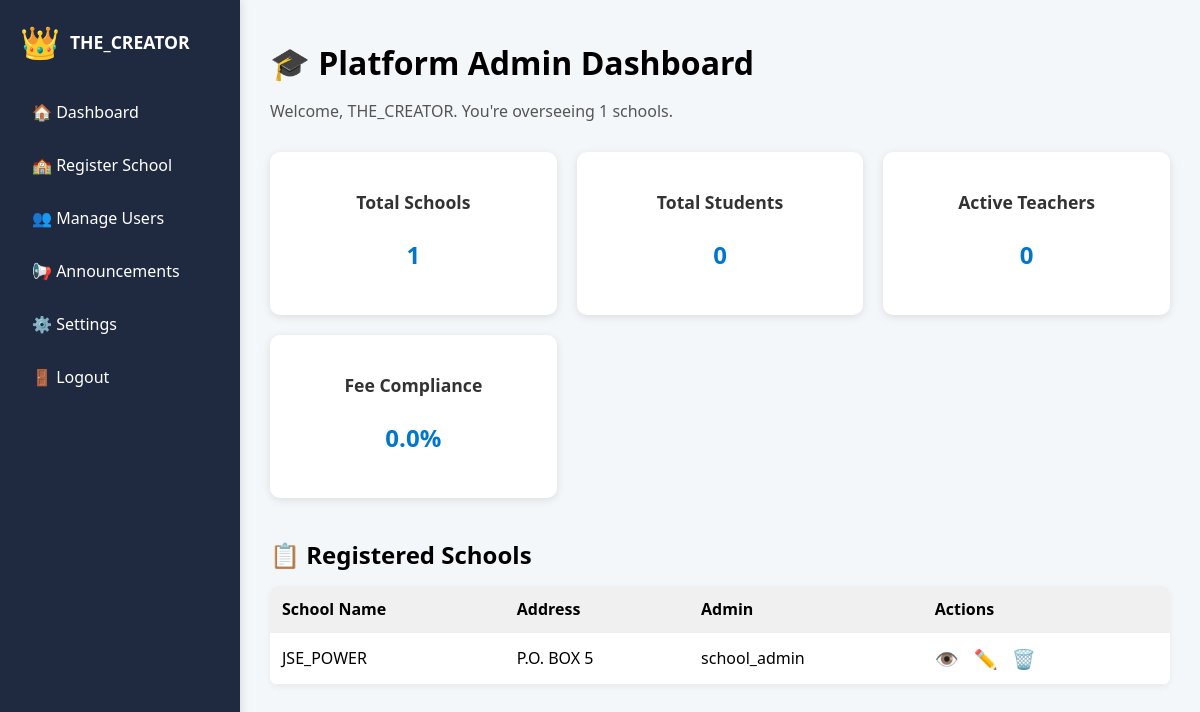
The app's page /platform/ (signed in), older data.
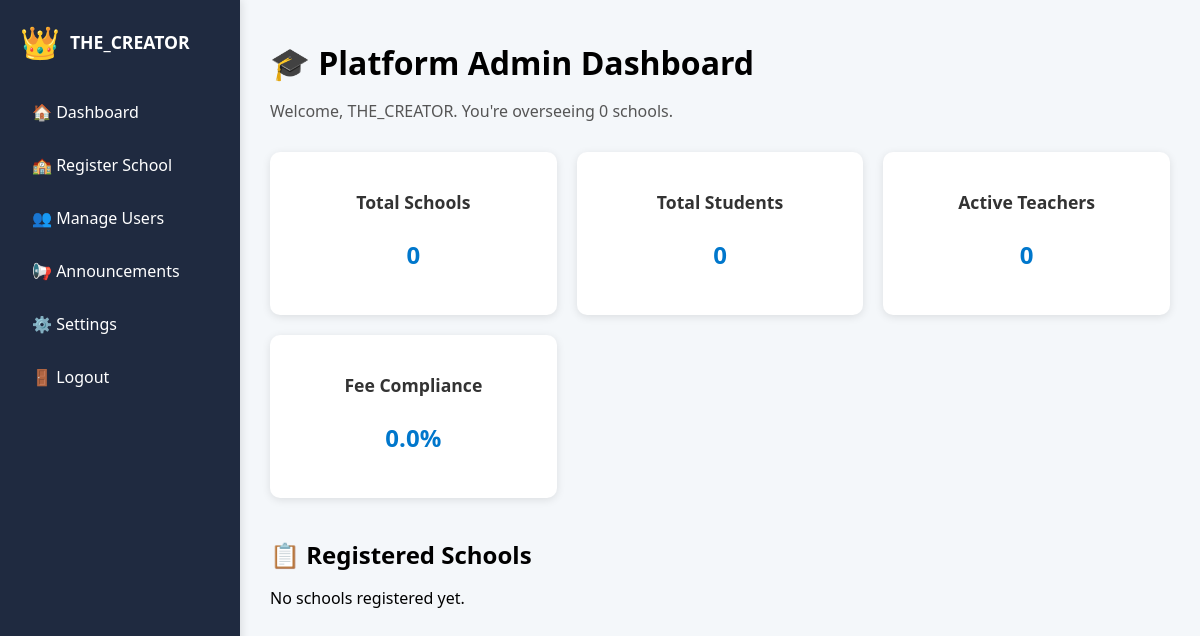
The same page, newer data.
### theschool/models.py (models this page shows, shortened)
class School(models.Model):
    name = models.CharField(max_length=255)
    address = models.TextField()
    created_at = models.DateTimeField(auto_now_add=True)

class User(AbstractUser):
    ROLE_CHOICES = (
        ('admin', 'Admin'),
        ('teacher', 'Teacher'),
        ('parent', 'Parent'),
        ('platform_admin', 'Platform Admin'),
    )
    role = models.CharField(max_length=20, choices=ROLE_CHOICES)
    school = models.ForeignKey(School, on_delete=models.CASCADE, null=True, blank=True)
    phone_number = models.CharField(max_length=20, blank=True)
    is_platform_admin = models.BooleanField(default=False)

### theschool/views.py (the view)
# urls.py: path('platform/', views.platform_dashboard, name='platform_dashboard'),
@login_required
def platform_dashboard(request):
    if not request.user.is_platform_admin:
        return redirect('dashboard')
    schools = School.objects.all()
    total_students = Student.objects.count()
    total_teachers = User.objects.filter(role='teacher').count()
    paid = FeeRecord.objects.aggregate(total=Sum('amount_paid'))['total'] or 0
    due = FeeRecord.objects.aggregate(total=Sum('amount_due'))['total'] or 1
    fee_compliance = round((paid / due) * 100, 2)
    school_admins = {
        school.id: school.user_set.filter(role='admin').first()
        for school in schools
    }
    return render(request, 'platform_dashboard.html', {
        'schools': schools,
        'total_students': total_students,
        'total_teachers': total_teachers,
        'fee_compliance': fee_compliance,
        'school_admins': school_admins
    })

### theschool/templatetags/custom_tags.py (called while the page is built)
@register.filter
def dict_get(dictionary, key):
    return dictionary.get(key)

### templates/platform_dashboard.html (shortened to what this page needs)
{% load static %}
{% load custom_tags %}
<!DOCTYPE html>
<html lang="en">
<head>
  <link rel="stylesheet" href="{% static 'css/platform_dashboard.css' %}">
  <link rel="stylesheet" href="{% static 'css/sidebar.css' %}">
</head>
<body>
  <div class="layout-grid">
    {% include 'sidebar.html' %}
    <main class="main-content">
      <h1>🎓 Platform Admin Dashboard</h1>
      <p class="subtitle">Welcome, {{ request.user.username }}. You're overseeing {{ schools.count }} schools.</p>
      <section class="metrics-grid">
        <div class="metric-card">
          <h3>Total Schools</h3>
          <p>{{ schools.count }}</p>
        </div>
        <div class="metric-card">
          <h3>Total Students</h3>
          <p>{{ total_students }}</p>
        </div>
        <div class="metric-card">
          <h3>Active Teachers</h3>
          <p>{{ total_teachers }}</p>
        </div>
        <div class="metric-card">
          <h3>Fee Compliance</h3>
          <p>{{ fee_compliance }}%</p>
        </div>
      </section>
      <section class="school-table-section">
        <h2>📋 Registered Schools</h2>
        {% if schools %}
          <div class="table-scroll-wrapper">
            <table class="school-table">
              <thead>
                <tr>
                  <th>School Name</th>
                  <th>Address</th>
                  <th>Admin</th>
                  <th>Actions</th>
                </tr>
              </thead>
              <tbody>
                {% for school in schools %}
                  <tr>
                    <td>{{ school.name }}</td>
                    <td>{{ school.address }}</td>
                    {% with school_admins|dict_get:school.id as admin %}
                      <td>{{ admin.username }}</td>
                    {% endwith %}
                    <td class="actions">
                      <a href="{% url 'view_school' school.id %}" title="View">
                        👁️
                      </a>
                      <a href="{% url 'edit_school' school.id %}" title="Edit">✏️</a>
                      <a href="javascript:void(0);" onclick="confirmDelete({{ school.id }})" title="Delete">🗑️</a>
                    </td>
                  </tr>
                {% endfor %}
              </tbody>
            </table>
          </div>
        {% else %}
          <p>No schools registered yet.</p>
        {% endif %}
      </section>
    </main>
  </div>
</body>
</html>

Row changes from the older to the newer data that the page shows:
removed School: name "JSE_POWER", address "P.O. BOX 5", id.username "school_admin"
Text that changed along with them:
{{ schools.count }}: "1" → "0"
text no longer shown: "School Name Address Admin Actions"
text now shown: "No schools registered yet."
